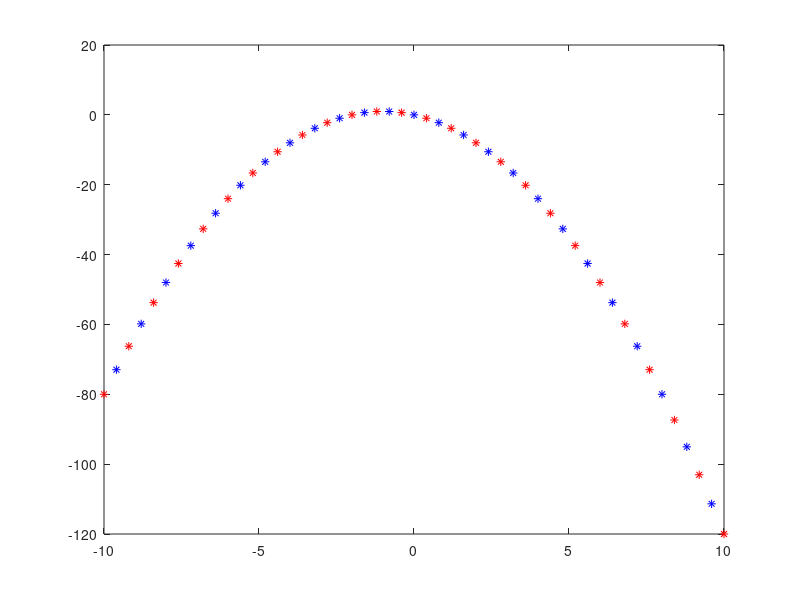

Recreate this plot in MATLAB.
%% Generate 51 input-output pairs 
% between x ϵ[-10, 10], and choose 
% training and checking data sets:


numPts=51;
x=linspace(-10,10,numPts)';
y=-2*x-x.^2;
data=[x y];
trndata=data(1:2:numPts,:);
chkdata=data(2:2:numPts,:);

% Take a look to the training output:
plot(trndata(:,1),trndata(:,2),'*r')

% and the cheking output:
hold on
plot(chkdata(:,1),chkdata(:,2),'*b')

% Set the number and type of 
% membership functions:

numMFs=5;
mfType='gbellmf';

